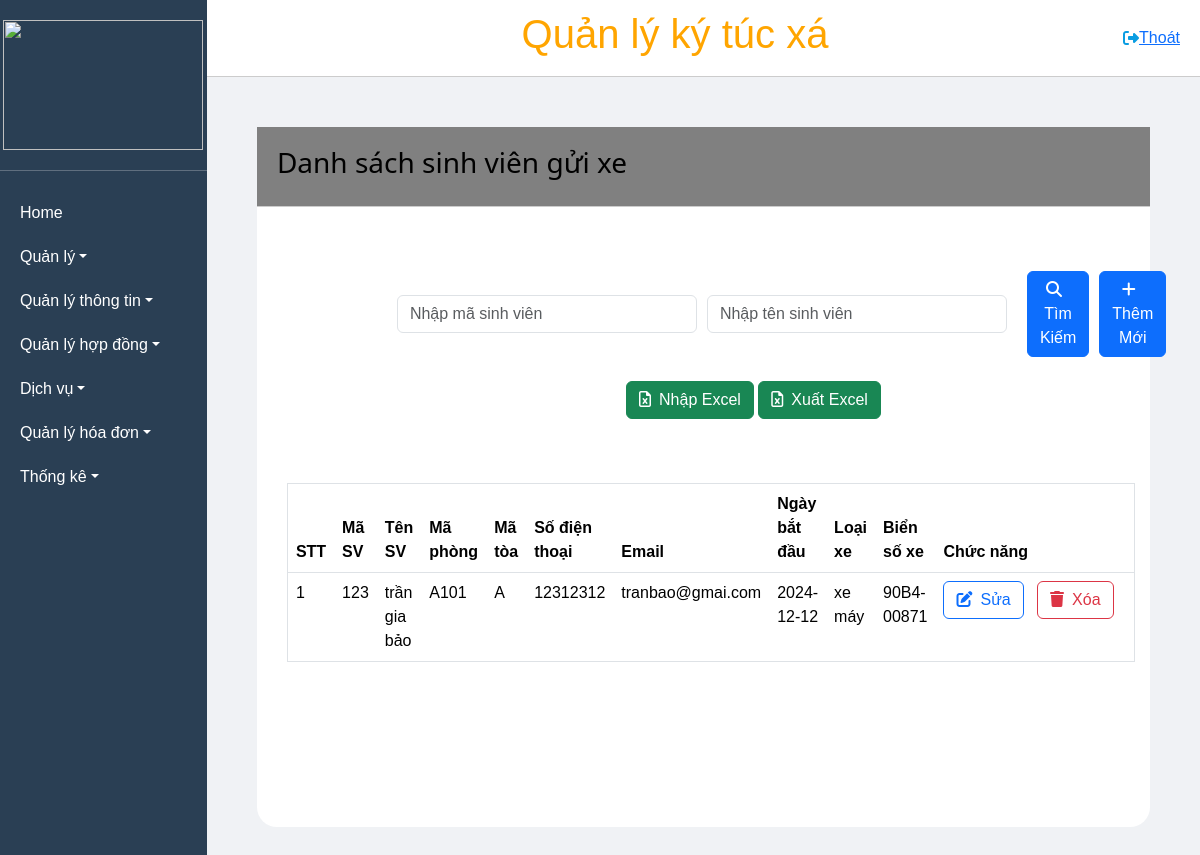
Page /QLyGuiXe on the committed database.
### tables this page shows
CREATE TABLE `dich_vu_gui_xe` (
  `ID` varchar(10) NOT NULL,
  `studentName` varchar(40) NOT NULL,
  `roomCode` varchar(10) NOT NULL,
  `buildingCode` varchar(10) NOT NULL,
  `phoneNumber` varchar(20) NOT NULL,
  `email` varchar(50) NOT NULL,
  `registerDate` date NOT NULL,
  `typeOfVehicle` varchar(50) NOT NULL,
  `plate` varchar(20) NOT NULL
);

### MVC/Core/controller.php (called while the page is built, shortened)
<?php
class controller
{
    public function model($model)
    {
        return new $model;
    }
    public function view($view, $data = [])
    {
        require_once './MVC/Views/' . $view . '.php';
    }
}

### MVC/Controllers/QLyGuiXe.php (called while the page is built, shortened)
<?php
class QLyGuiXe extends controller
{
    private $dvgx;
    function __construct()
    {
        $this->dvgx = $this->model('QLyGuiXe_m');
    }
    function Get_data()
    {
        $dulieu = $this->dvgx->getData();
        $this->view('Masterlayout', [
            'page' => 'QLyGuiXe_v',
            'dulieu' => $dulieu,
            'id' => $this->dvgx->getID()
        ]);
    }
}

### MVC/Core/app.php (called while the page is built, shortened)
<?php
class app
{
    protected $action = 'Get_data';
    function __construct()
    {
        $arr = $this->processURL();
        if ($arr != null) {
            if (file_exists('./MVC/Controllers/' . $arr[0] . '.php')) {
                unset($arr[0]);
            }
        }
        $this->controller = new $this->controller;
        $this->param = $arr ? array_values($arr) : [];
        call_user_func_array([$this->controller, $this->action], $this->param);
    }
    function processURL()
    {
        if (isset($_GET['url'])) {
            return explode('/', filter_var(trim($_GET['url']), FILTER_DEFAULT));
        }
    }
}

### index.php (called while the page is built, shortened)
<?php
$app = new app();
?>

### MVC/Core/connectDB.php (called while the page is built, shortened)
<?php
class connectDB
{
    protected $serverName = "localhost";
    protected $userName = "root";
    protected $pwd = "";
    protected $dbName = "qlktx";
    function __construct()
    {
        $this->conn = mysqli_connect($this->serverName, $this->userName, $this->pwd, $this->dbName);
    }
}

### MVC/Models/QLyGuiXe_m.php (called while the page is built, shortened)
<?php
class QLyGuiXe_m extends connectDB
{
    function getData()
    {
        $sql = "SELECT * FROM dich_vu_gui_xe";
        return mysqli_query($this->conn, $sql);
    }
}

### MVC/Views/Pages/QLyGuiXe_v.php (the view, shortened to what this page needs)
<!DOCTYPE html>
<html lang="en">
<head>
</head>
<body>
    <div class="main">
        <div class="header">
            <h3 style="font-family: 'Segoe UI', Tahoma, Geneva, Verdana, sans-serif;">Danh sách sinh viên gửi xe</h3>
        </div>
        <br>
        <div class="form-inline" style="text-align: center;">
            <table style="margin: auto;">
                <tr>
                    <form method="post" action="http://localhost/QuanLyKyTucXa_new/QLyGuiXe/search">
                        <td>
                            <input placeholder="Nhập mã sinh viên" type="text" id="txtMaSv" class="form-control" name="txtMaSV" value="<?php if (isset($data['maNv'])) echo $data['maNv'] ?>">
                        </td>
                        <td>
                            <input placeholder="Nhập tên sinh viên" type="text" id="txtTenSv" class="form-control" name="txtTenSV" value="<?php if (isset($data['tenNv'])) echo $data['tenNv'] ?>">
                        </td>
                        <td>
                            <button type="submit" class="btn btn-primary" name="btnTimKiem" id="btnTimKiem"><i class="fa-solid fa-magnifying-glass">&nbsp;&nbsp;</i>Tìm Kiếm </button>
                        </td>
                        <td>
                            <button type="button" class="btn btn-primary" data-bs-toggle="modal" data-bs-target="#myModal" id="btnThemMoi"><i class="fa-solid fa-plus">&nbsp;&nbsp;</i>Thêm Mới</button>
                        </td>
                </tr>
            </table>
            <br>
            <button type="button" class="btn btn-success" data-bs-toggle="modal" data-bs-target="#modalExcel" id="btnNhapExcel"><i class="fa-regular fa-file-excel">&nbsp;&nbsp;</i>Nhập Excel</button>
            <button type="submit" class="btn btn-success" name="btnXuatExcel"><i class="fa-regular fa-file-excel">&nbsp;&nbsp;</i>Xuất Excel</button>
        </div>
        <br>
        <table class="table table-hover" border="1px solid black" style="width: 95%; margin-left: 30px;">
            <thead>
                <tr>
                    <th>STT</th>
                    <th>Mã SV</th>
                    <th>Tên SV</th>
                    <th>Mã phòng</th>
                    <th>Mã tòa</th>
                    <th>Số điện thoại</th>
                    <th>Email</th>
                    <th>Ngày bắt đầu</th>
                    <th>Loại xe</th>
                    <th>Biển số xe</th>
                    <th>Chức năng</th>
                </tr>
            </thead>
            <tbody>
                <?php
                if (isset($data['dulieu']) && mysqli_num_rows($data['dulieu']) > 0) {
                    $i = 0;
                    while ($row = mysqli_fetch_assoc($data['dulieu'])) {
                ?>
                        <tr>
                            <td><?php echo (++$i) ?></td>
                            <td><?php echo $row['ID'] ?></td>
                            <td><?php echo $row['studentName'] ?></td>
                            <td><?php echo $row['roomCode'] ?></td>
                            <td><?php echo $row['buildingCode'] ?></td>
                            <td><?php echo $row['phoneNumber'] ?></td>
                            <td>
                                <marquee behavior="" direction="left">
                                    <p><?php echo $row['email'] ?></p>
                                </marquee>
                            </td>
                            <td><?php echo $row['registerDate'] ?></td>
                            <td><?php echo $row['typeOfVehicle'] ?></td>
                            <td><?php echo $row['plate'] ?></td>
                            <td style="width: 200px;">
                                <a href="http://localhost/QuanLyKyTucXa_new/QLyGuiXe/update_load/<?php echo $row['ID'] ?>" class="btn btn-outline-primary"><i class="fa-solid fa-pen-to-square">&nbsp;&nbsp;</i>Sửa</a> &nbsp;
                                <a onclick="return confirm('Bạn có muốn xóa nhân viên này không ?')" href="http://localhost/QuanLyKyTucXa_new/QLyGuiXe/DeleteInfo/<?php echo $row['ID'] ?>" class="btn btn-outline-danger"><i class="fa-solid fa-trash">&nbsp;&nbsp;</i>Xóa</a>
                            </td>
                        </tr>
                <?php
                    }
                }
                ?>
            </tbody>
        </table>
    </div>
</body>
</html>

### Public/CSS/style.css (style rules this page uses)
* { padding: 0; margin: 0; box-sizing: border-box; }
.header { display: flex; align-items: center; justify-content:space-between ; padding: 20px; }
.main { height: 700px; background-color: #fff; border-radius: 20px; margin: 50px 50px 50px 50px ; }
body { background-color: #F0F2F5; }
p { margin: 0; }

### Public/CSS/master.css (style rules this page uses)
* { margin: 0; padding: 0; box-sizing: border-box; font-family: Arial, sans-serif; }
html, body { height: 100%; overflow: hidden; }
.header { background-color: grey; padding: 10px 20px; border-bottom: 1px solid #ccc; height: 80px; display: flex; justify-content: space-between; align-items: center; color: black; }

### Public/CSS/l1.css (style rules this page uses)
.form-inline { border-radius: 20px; background-color: white; padding: 40px; text-align: left; }

### MVC/Views/Pages/QLyGuiXe_v.php (style rules this page uses)
#txtMaSv { margin-left: 100px; width: 300px; }
#txtTenSv { width: 300px; margin-left: 10px; }
#btnTimKiem { margin-left: 20px; }
#btnThemMoi { margin-left: 10px; }
#btnNhapExcel { margin-left: 100px; }

### rows in the picture
dich_vu_gui_xe: ID "123", studentName "trần gia bảo", roomCode "A101", buildingCode "A", phoneNumber "12312312", email "tranbao@gmai.com", registerDate "2024-12-12", typeOfVehicle "xe máy", plate "90B4-00871"
